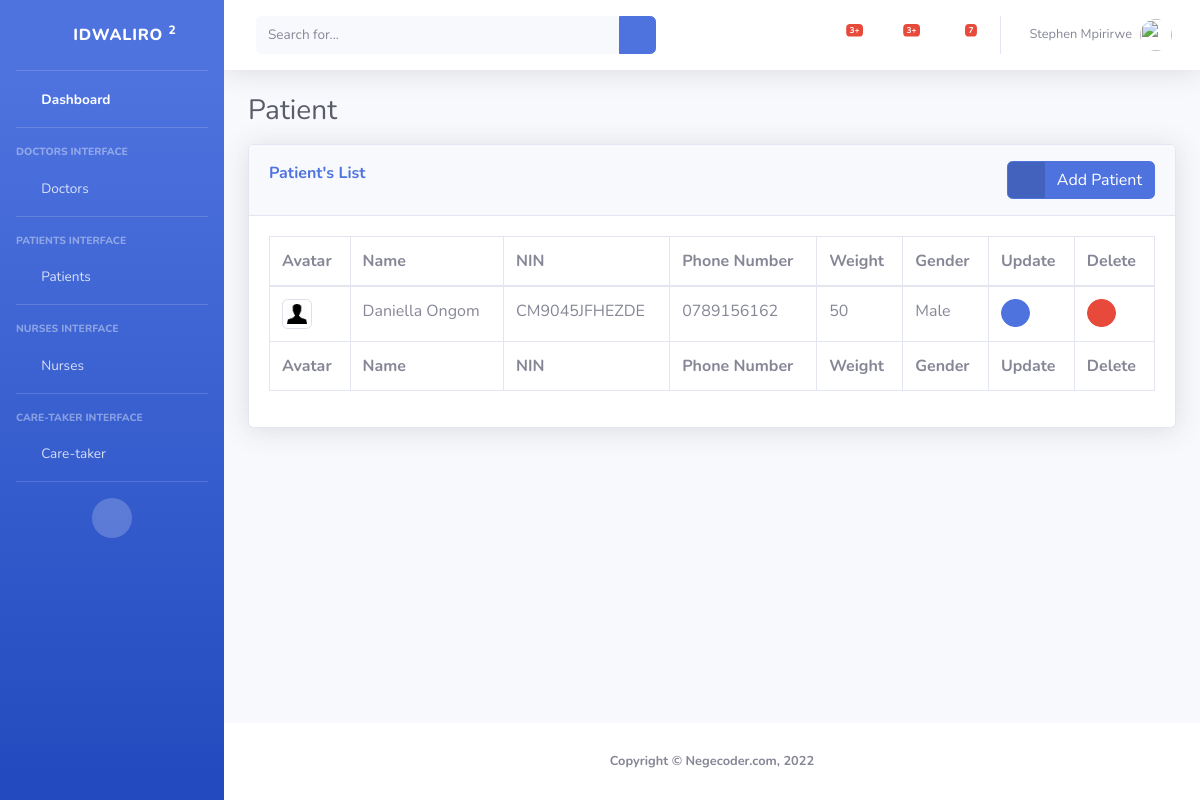
The app's page /core/patient/ (signed in) with its own data.
### core/models.py (models this page shows, shortened)
class Patient(models.Model):
    created_at = models.DateTimeField(auto_now_add=True)
    doctor = models.ForeignKey(Doctor, on_delete=models.CASCADE, null=True, blank=True)
    nurse = models.ForeignKey(Nurse, on_delete=models.CASCADE, null=True, blank=True)
    caretaker = models.ForeignKey(Caretaker, on_delete=models.CASCADE, null=True, blank=True)
    first_name = models.CharField(max_length=100)
    last_name = models.CharField(max_length=100)
    phone_number = models.CharField(max_length=100)
    password = models.CharField(max_length=100)
    password2 = models.CharField(max_length=100)
    nin = models.CharField(max_length=100)
    weight = models.CharField(max_length=100, default=50)
    gender = models.CharField(max_length=6, default=Gender.MALE, choices=Gender.CHOICES)
    avatar = models.ImageField(upload_to="profile_image/patient")
    updated_at = models.DateTimeField(auto_now=True)
    class Meta:
        verbose_name_plural = 'Patient'

### core/views.py (the view)
# urls.py: path('patient/', patient, name='patient'),
def patient(request):
    if request.method == 'POST':
        print("It's a post method")
    else:
        patient = Patient.objects.all()
    return render(request, 'core/patient.html',
        {
            'patient': patient,
            'page': 'patient',
        }
    )

### core/templates/core/patient.html (shortened to what this page needs)
{% extends "./base.html" %}
{% load static %}
{% block styles %}
<link href="{% static 'core/vendor/datatables/dataTables.bootstrap4.min.css' %}" rel="stylesheet">
{% endblock %}
{% block content %}
<h1 class="h3 mb-3 text-gray-800">Patient</h1>
<div class="card shadow mb-4">
    <div class="card-header py-3">
        <div class="d-inline m-0 font-weight-bold text-primary">Patient's List</div>
        <div class="d-inline float-right">
            <a href="{% url 'patient_add' %}" class="btn btn-primary btn-icon-split">
                <span class="icon text-white-50">
                    <i class="fas fa-user-plus"></i>
                </span>
                <span class="text">Add Patient</span>
            </a>
        </div>
    </div>
    <div class="card-body">
        {% if patient %}
        <div class="table-responsive">
            <table class="table table-bordered" id="dataTable" width="100%" cellspacing="0">
                <thead>
                    <tr>
                        <th>Avatar</th>
                        <th>Name</th>
                        <th>NIN</th>
                        <th>Phone Number</th>
                        <th>Weight</th>
                        <th>Gender</th>
                        <th>Update</th>
                        <th>Delete</th>
                    </tr>
                </thead>
                <tfoot>
                    <tr>
                        <th>Avatar</th>
                        <th>Name</th>
                        <th>NIN</th>
                        <th>Phone Number</th>
                        <th>Weight</th>
                        <th>Gender</th>
                        {% if admin %}
                        <th>Update</th>
                        <th>Delete</th>
                        {% endif %}
                    </tr>
                </tfoot>
                <tbody>
                    {% for d in patient %}
                    <tr>
                        <td>
                            <img src="{{ d.avatar.url }}" class="img-thumbnail" width="30px" height="30px" alt="Profile Photo" srcset="">
                        </td>
                        <td>{{ d.first_name }} {{ d.last_name }}</td>
                        <td>{{ d.nin }}</td>
                        <td>{{ d.phone_number }}</td>
                        <td>{{ d.weight }}</td>
                        <td>{{ d.gender }}</td>
                        {% if admin %}
                        <td>
                            <a href="{% url 'patient_edit' d.id %}" class="btn btn-primary btn-circle btn-sm">
                                <i class="fas fa-pen"></i>
                            </a>
                        </td>
                        <td>
                            <a href="#" class="btn btn-danger btn-circle btn-sm getid" data-getid="{{ d.id }}"
                                data-toggle="modal" data-target="#deleteModal">
                                <i class="fas fa-trash"></i>
                            </a>
                        </td>
                        {% endif %}
                    </tr>
                    {% endfor %}
                </tbody>
            </table>
        </div>
        {% endif %}
    </div>
</div>
{% endblock %}

### core/templates/core/base.html (shortened to what this page needs)
{% load static %}
<!DOCTYPE html>
<html lang="en">
    <head>
        <link href="{% static 'core/vendor/fontawesome-free/css/all.min.css' %}" rel="stylesheet" type="text/css">
        <link href="{% static 'core/css/sb-admin-2.min.css' %}" rel="stylesheet">
        {% block styles %}
        {% endblock %}
    </head>
    <body id="page-top">
        <div id="wrapper">
            <ul class="navbar-nav bg-gradient-primary sidebar sidebar-dark accordion" id="accordionSidebar">
                <a class="sidebar-brand d-flex align-items-center justify-content-center" href="{% url 'index' %}">
                    <div class="sidebar-brand-icon rotate-n-15">
                        <i class="fas fa-laugh-wink"></i>
                    </div>
                    <div class="sidebar-brand-text mx-3">iDwaliro <sup>2</sup></div>
                </a>
                <hr class="sidebar-divider my-0">
                <li class="nav-item active">
                    <a class="nav-link" href="{% url 'index' %}">
                        <i class="fas fa-fw fa-tachometer-alt"></i>
                        <span>Dashboard</span></a>
                </li>
                {% if admin %}
                <hr class="sidebar-divider">
                <div class="sidebar-heading">
                    Doctors Interface
                </div>
                <li class="nav-item">
                    <a class="nav-link collapsed" href="#" data-toggle="collapse" data-target="#collapseDoctor"
                        aria-expanded="true" aria-controls="collapseDoctor">
                        <i class="fas fa-fw fa-cog"></i>
                        <span>Doctors</span>
                    </a>
                </li>
                {% endif %}
                <hr class="sidebar-divider">
                <div class="sidebar-heading">
                    Patients Interface
                </div>
                <li class="nav-item">
                    <a class="nav-link collapsed" href="#" data-toggle="collapse" data-target="#collapsePatients"
                        aria-expanded="true" aria-controls="collapsePatients">
                        <i class="fas fa-fw fa-wrench"></i>
                        <span>Patients</span>
                    </a>
                </li>
                {% if admin %}
                <hr class="sidebar-divider">
                <div class="sidebar-heading">
                    Nurses Interface
                </div>
                <li class="nav-item">
                    <a class="nav-link collapsed" href="#" data-toggle="collapse" data-target="#collapseNurses"
                        aria-expanded="true" aria-controls="collapseNurses">
                        <i class="fas fa-fw fa-folder"></i>
                        <span>Nurses</span>
                    </a>
                </li>
                <hr class="sidebar-divider">
                <div class="sidebar-heading">
                    Care-taker Interface
                </div>
                <li class="nav-item">
                    <a class="nav-link collapsed" href="#" data-toggle="collapse" data-target="#collapseCaretaker"
                        aria-expanded="true" aria-controls="collapseCaretaker">
                        <i class="fas fa-fw fa-folder"></i>
                        <span>Care-taker</span>
                    </a>
                </li>
                {% endif %}
                <hr class="sidebar-divider d-none d-md-block">
                <div class="text-center d-none d-md-inline">
                    <button class="rounded-circle border-0" id="sidebarToggle"></button>
                </div>
            </ul>
            <div id="content-wrapper" class="d-flex flex-column">
                <div id="content">
                    <nav class="navbar navbar-expand navbar-light bg-white topbar mb-4 static-top shadow">
                        <form class="d-none d-sm-inline-block form-inline mr-auto ml-md-3 my-2 my-md-0 mw-100 navbar-search">
                            <div class="input-group">
                                <input type="text" class="form-control bg-light border-0 small" placeholder="Search for..."
                                    aria-label="Search" aria-describedby="basic-addon2">
                                <div class="input-group-append">
                                    <button class="btn btn-primary" type="button">
                                        <i class="fas fa-search fa-sm"></i>
                                    </button>
                                </div>
                            </div>
                        </form>
                        <ul class="navbar-nav ml-auto">
                            {% if admin %}
                            <li class="nav-item dropdown no-arrow mx-1">
                                <a class="nav-link dropdown-toggle" href="#" id="alertsDropdown" role="button"
                                    data-toggle="dropdown" aria-haspopup="true" aria-expanded="false">
                                    <i class="fas fa-user-md fa-2x text-gray-600"></i>
                                    <span class="badge badge-danger badge-counter">3+</span>
                                </a>
                            </li>
                            <li class="nav-item dropdown no-arrow mx-1">
                                <a class="nav-link dropdown-toggle" href="#" id="alertsDropdown" role="button"
                                    data-toggle="dropdown" aria-haspopup="true" aria-expanded="false">
                                    <i class="fas fa-user-nurse fa-2x text-gray-700"></i>
                                    <span class="badge badge-danger badge-counter">3+</span>
                                </a>
                            </li>
                            <li class="nav-item dropdown no-arrow mx-1">
                                <a class="nav-link dropdown-toggle" href="#" id="messagesDropdown" role="button"
                                    data-toggle="dropdown" aria-haspopup="true" aria-expanded="false">
                                    <i class="fas fa-user-injured fa-2x text-gray-900"></i>
                                    <span class="badge badge-danger badge-counter">7</span>
                                </a>
                            </li>
                            {% endif %}
                            <li class="nav-item dropdown no-arrow">
                                <a class="nav-link dropdown-toggle" href="#" id="userDropdown" role="button"
                                    data-toggle="dropdown" aria-haspopup="true" aria-expanded="false">
                                    <span class="mr-2 d-none d-lg-inline text-gray-600 small">
                                        {% if admin %}
                                            {{ admin.first_name }} {{ admin.last_name }}
                                        {% elif patient %}
                                            {{ patient.first_name }} {{ patient.last_name }}
                                        {% elif nurse %}
                                            {{ nurse.first_name }} {{ nurse.last_name }}
                                        {% elif doctor %}
                                            {{ doctor.first_name }} {{ doctor.last_name }}
                                        {% elif caretaker %}
                                            {{ caretaker.first_name }} {{ caretaker.last_name }}
                                        {% endif %}
                                    </span>
                                    <img class="img-profile rounded-circle"
                                    src="
                                        {% if admin %}
                                            {% static 'core/img/undraw_profile.svg' %}
                                        {% elif patient %}
                                            {{ patient.avatar.url }}
                                        {% elif nurse %}
                                            {{ nurse.avatar.url }}
                                        {% elif doctor %}
                                            {{ doctor.avatar.url }}
                                        {% elif caretaker %}
                                            {{ caretaker.avatar.url }}
                                        {% endif %}
                                    ">
                                </a>
                            </li>
                        </ul>
                    </nav>
                    <div class="container-fluid">
                        {% block content %}
                        {% endblock %}
                    </div>
                </div>
                <footer class="sticky-footer bg-white">
                    <div class="container my-auto">
                        <div class="copyright text-center my-auto">
                            <span><strong>Copyright &copy; Negecoder.com, 2022</strong></span>
                        </div>
                    </div>
                </footer>
            </div>
        </div>
    </body>
</html>

### records on screen
Patient: avatar (picture), first_name "Daniella", last_name "Ongom", nin "CM9045JFHEZDE", phone_number "0789156162", weight "50", gender "Male"

### other values on screen
{{ admin.first_name }} "Stephen"
{{ admin.last_name }} "Mpirirwe"
